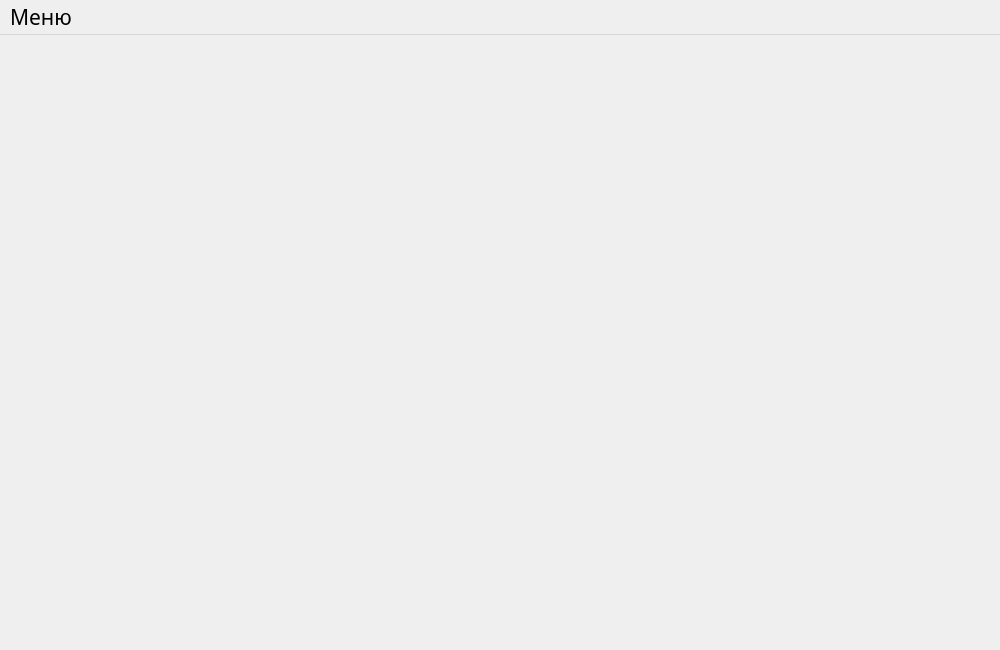
<?xml version="1.0" encoding="UTF-8"?>
<ui version="4.0">
 <class>MainWindow</class>
 <widget class="QMainWindow" name="MainWindow">
  <property name="geometry">
   <rect>
    <x>0</x>
    <y>0</y>
    <width>1000</width>
    <height>650</height>
   </rect>
  </property>
  <property name="sizePolicy">
   <sizepolicy hsizetype="Maximum" vsizetype="Maximum">
    <horstretch>0</horstretch>
    <verstretch>0</verstretch>
   </sizepolicy>
  </property>
  <property name="minimumSize">
   <size>
    <width>1000</width>
    <height>650</height>
   </size>
  </property>
  <property name="maximumSize">
   <size>
    <width>1000</width>
    <height>650</height>
   </size>
  </property>
  <property name="font">
   <font>
    <family>Microsoft YaHei UI Light</family>
    <pointsize>16</pointsize>
   </font>
  </property>
  <property name="mouseTracking">
   <bool>false</bool>
  </property>
  <property name="windowTitle">
   <string>Салон услуг</string>
  </property>
  <property name="windowIcon">
   <iconset theme="computer"/>
  </property>
  <widget class="QWidget" name="mainWidget">
   <layout class="QGridLayout" name="gridLayout">
    <item row="0" column="0">
     <widget class="QStackedWidget" name="stackedWidget">
      <property name="currentIndex">
       <number>-1</number>
      </property>
     </widget>
    </item>
   </layout>
  </widget>
  <widget class="QMenuBar" name="menuBar">
   <property name="geometry">
    <rect>
     <x>0</x>
     <y>0</y>
     <width>1000</width>
     <height>33</height>
    </rect>
   </property>
   <widget class="QMenu" name="menu">
    <property name="tearOffEnabled">
     <bool>false</bool>
    </property>
    <property name="title">
     <string>Меню</string>
    </property>
    <property name="toolTipsVisible">
     <bool>false</bool>
    </property>
    <addaction name="actionMenu"/>
    <addaction name="actionLogout"/>
    <addaction name="separator"/>
    <addaction name="actionExit"/>
   </widget>
   <addaction name="menu"/>
  </widget>
  <action name="action">
   <property name="text">
    <string>йцуйцу</string>
   </property>
  </action>
  <action name="actionMenu">
   <property name="enabled">
    <bool>false</bool>
   </property>
   <property name="icon">
    <iconset theme="go-home"/>
   </property>
   <property name="text">
    <string>Главное меню</string>
   </property>
  </action>
  <action name="actionLogout">
   <property name="enabled">
    <bool>false</bool>
   </property>
   <property name="icon">
    <iconset theme="emblem-shared"/>
   </property>
   <property name="text">
    <string>Сменить пользователя</string>
   </property>
  </action>
  <action name="actionExit">
   <property name="icon">
    <iconset theme="application-exit"/>
   </property>
   <property name="text">
    <string>Выйти</string>
   </property>
  </action>
 </widget>
 <resources/>
 <connections/>
</ui>
